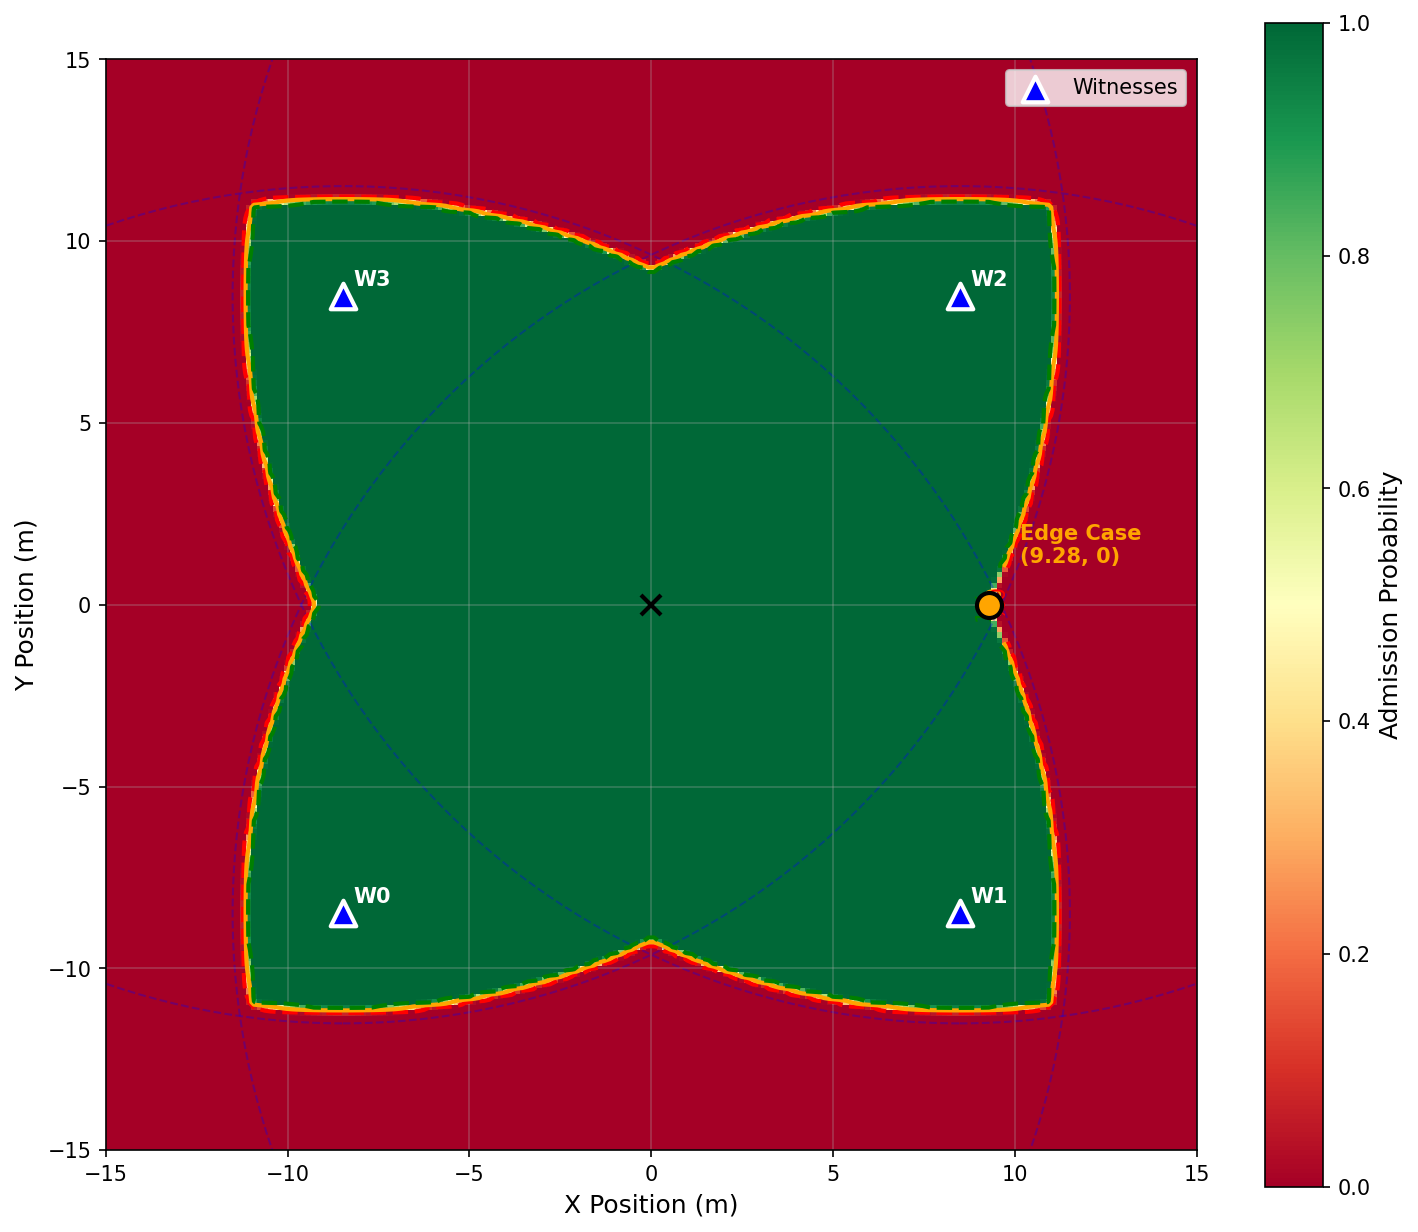

Source code (Python):
#!/usr/bin/env python3
"""
Analytical Probability Heatmap for PoL Witnessing Zone

This script computes the admission probability at each point in the zone
using the analytical noise model, without running Monte Carlo simulations.

Model:
  Measured Distance = True Distance × 1.01 + 0.1 + N(0, 0.05)
  
Admission requires k>=3 witnesses to measure distance <= 20m.
"""

import numpy as np
import matplotlib.pyplot as plt
from matplotlib.patches import Circle
import math
from itertools import combinations

# Configuration
PLACEMENT_RADIUS = 12.0  # Witness placement radius
MAX_DISTANCE = 20.0      # Policy threshold
QUORUM_K = 3             # Required votes
N_WITNESSES = 4

# Noise model parameters
BIAS_MULTIPLIER = 1.01
BIAS_OFFSET = 0.1
NOISE_STD = 0.05


def get_witness_positions(placement_radius: float) -> np.ndarray:
    """Get witness positions in square geometry."""
    half = placement_radius / np.sqrt(2)
    return np.array([
        [-half, -half],  # W0
        [half, -half],   # W1
        [half, half],    # W2
        [-half, half],   # W3
    ])


def distance_to_witnesses(x: float, y: float, witnesses: np.ndarray) -> np.ndarray:
    """Compute distance from point (x, y) to each witness."""
    # Add z-height difference (prover at 1.5m, witnesses at 0m)
    z_diff = 1.5
    distances = np.sqrt((witnesses[:, 0] - x)**2 + (witnesses[:, 1] - y)**2 + z_diff**2)
    return distances


def normal_cdf(x: float, mu: float, sigma: float) -> float:
    """Normal CDF using math.erf (no scipy needed)."""
    z = (x - mu) / (sigma * math.sqrt(2))
    return 0.5 * (1 + math.erf(z))


def prob_accept_single(true_distance: float) -> float:
    """
    Probability that a single witness accepts given true distance.
    
    P(Measured <= MAX_DISTANCE) where Measured ~ N(mu, sigma)
    mu = true_distance * 1.01 + 0.1
    sigma = 0.05
    """
    mu = true_distance * BIAS_MULTIPLIER + BIAS_OFFSET
    sigma = NOISE_STD
    # P(X <= threshold) = CDF(threshold)
    return normal_cdf(MAX_DISTANCE, mu, sigma)


def prob_quorum_admit(accept_probs: np.ndarray, k: int) -> float:
    """
    Probability that at least k witnesses accept.
    
    Uses exact combinatorial calculation for heterogeneous Bernoulli trials.
    """
    n = len(accept_probs)
    total_prob = 0.0
    
    # Sum over all subsets of size >= k
    for num_accept in range(k, n + 1):
        # Sum over all combinations of num_accept witnesses accepting
        for accepting_indices in combinations(range(n), num_accept):
            prob = 1.0
            for i in range(n):
                if i in accepting_indices:
                    prob *= accept_probs[i]
                else:
                    prob *= (1 - accept_probs[i])
            total_prob += prob
    
    return total_prob


def compute_probability_grid(grid_size: int = 200, extent: float = 15.0):
    """Compute admission probability for a grid of points."""
    witnesses = get_witness_positions(PLACEMENT_RADIUS)
    
    x = np.linspace(-extent, extent, grid_size)
    y = np.linspace(-extent, extent, grid_size)
    X, Y = np.meshgrid(x, y)
    
    prob_grid = np.zeros_like(X)
    
    for i in range(grid_size):
        for j in range(grid_size):
            distances = distance_to_witnesses(X[i, j], Y[i, j], witnesses)
            accept_probs = np.array([prob_accept_single(d) for d in distances])
            prob_grid[i, j] = prob_quorum_admit(accept_probs, QUORUM_K)
    
    return X, Y, prob_grid, witnesses


def plot_heatmap(X, Y, prob_grid, witnesses, output_file: str = "probability_heatmap.png"):
    """Generate the probability heatmap visualization."""
    fig, ax = plt.subplots(figsize=(10, 10))
    
    # Plot heatmap
    cmap = plt.cm.RdYlGn  # Red (0%) -> Yellow (50%) -> Green (100%)
    im = ax.pcolormesh(X, Y, prob_grid, cmap=cmap, shading='auto', vmin=0, vmax=1)
    
    # Add colorbar
    cbar = plt.colorbar(im, ax=ax, shrink=0.8)
    cbar.set_label('Admission Probability', fontsize=12)
    
    # Plot witness positions
    ax.scatter(witnesses[:, 0], witnesses[:, 1], c='blue', s=150, marker='^', 
               edgecolors='white', linewidths=2, zorder=5, label='Witnesses')
    
    # Label witnesses
    for i, (wx, wy) in enumerate(witnesses):
        ax.annotate(f'W{i}', (wx, wy), xytext=(5, 5), textcoords='offset points',
                    fontsize=10, fontweight='bold', color='white')
    
    # Draw 20m range circles around each witness (faintly)
    for wx, wy in witnesses:
        circle = Circle((wx, wy), MAX_DISTANCE, fill=False, color='blue', 
                        linestyle='--', alpha=0.3, linewidth=1)
        ax.add_patch(circle)
    
    # Mark key positions
    # Edge Case position
    ax.plot(9.28, 0, 'o', color='orange', markersize=12, markeredgecolor='black', 
            markeredgewidth=2, zorder=6)
    ax.annotate('Edge Case\n(9.28, 0)', (9.28, 0), xytext=(15, 20), 
                textcoords='offset points', fontsize=10, fontweight='bold',
                color='orange', ha='left')
    
    # Center position
    ax.plot(0, 0, 'x', color='black', markersize=10, markeredgewidth=2, zorder=6)
    
    # Contour lines for 10%, 50%, 90% probability
    contour_levels = [0.1, 0.5, 0.9]
    CS = ax.contour(X, Y, prob_grid, levels=contour_levels, colors=['red', 'orange', 'green'],
                    linewidths=2, linestyles=['--', '-', '--'])
    ax.clabel(CS, inline=True, fontsize=10, fmt='%.0f%%', 
              manual=[(8, 0), (9, 0), (10, 0)])
    
    # Axis settings
    ax.set_xlim(-15, 15)
    ax.set_ylim(-15, 15)
    ax.set_xlabel('X Position (m)', fontsize=12)
    ax.set_ylabel('Y Position (m)', fontsize=12)
    # ax.set_title('PoL Admission Probability Heatmap\n(Analytical Model: k≥3/4 witnesses within 20m)', 
    #              fontsize=14, fontweight='bold')
    ax.set_aspect('equal')
    ax.grid(True, alpha=0.3)
    ax.legend(loc='upper right')
    
    plt.tight_layout()
    plt.savefig(output_file, dpi=150, bbox_inches='tight')
    plt.savefig(output_file.replace('.png', '.pdf'), bbox_inches='tight')
    print(f"Saved heatmap to {output_file} and {output_file.replace('.png', '.pdf')}")
    
    return fig, ax


def main():
    print("Computing analytical probability heatmap...")
    print(f"Configuration: {N_WITNESSES} witnesses, Quorum k={QUORUM_K}, Max Distance={MAX_DISTANCE}m")
    print(f"Noise Model: Measured = {BIAS_MULTIPLIER}×D + {BIAS_OFFSET} + N(0, {NOISE_STD})")
    print()
    
    X, Y, prob_grid, witnesses = compute_probability_grid(grid_size=200, extent=15.0)
    
    # Print some statistics
    print(f"Probability at center (0,0): {prob_grid[100, 100]:.4f}")
    print(f"Probability at edge case (9.28, 0): {prob_grid[100, int(100 + 9.28 * 200/30)]:.4f}")
    print()
    
    plot_heatmap(X, Y, prob_grid, witnesses)
    print("Done!")


if __name__ == "__main__":
    main()
